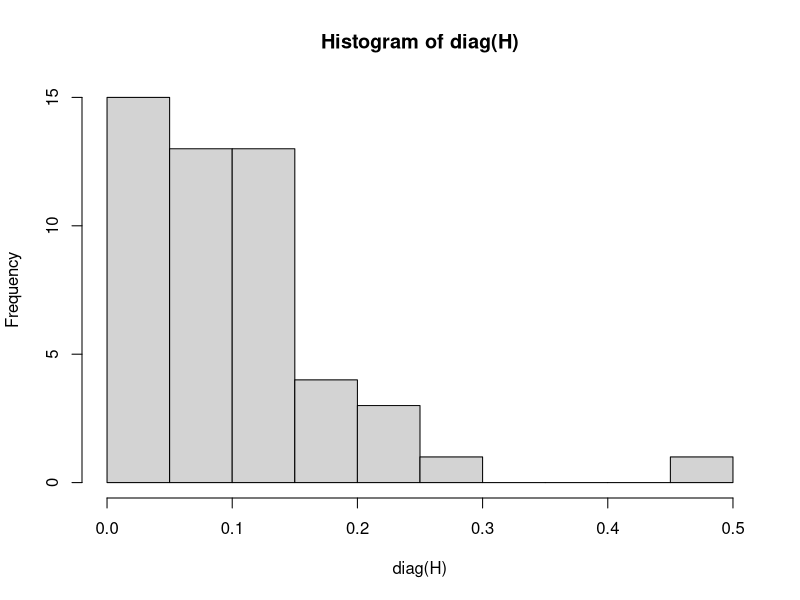

R code for this plot:


###

### THESE ARE DATA ESTIMATES, EMPIRIC ESTIMATES OF MSE

options(stringsAsFactors=FALSE, width=350)

xbool.savePlots <- FALSE


N <- 50



########################## mux 0

library(mvtnorm)

p <- 5

X <- rmvnorm(N, rep(0, p), diag(1, p))

X[1, ] <- rep(3, p) #### unusual -- try changing this number and see what happens

H <- X %*% solve( crossprod(X) )  %*% t(X)


hii <- H[1, 1] ; hii


diag(H)



if(xbool.savePlots) { png("~/Desktop/leverage_mv.png", height=1000, width=1000, pointsize=28) }

par(mfrow=c(1, 1))

hist(diag(H))

if(xbool.savePlots) { dev.off() }





